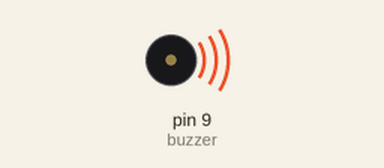
This sketch was run on a simulated Arduino Uno, built with avr-gcc and run on an emulated ATmega328P. Parts: buzzer (waves = sounding).

Above: at 0.5 s.
At 5.7 s:
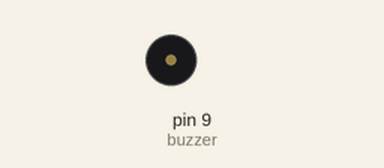
Timing chart, 0 to 6.9 s (numbered marks = the images above):
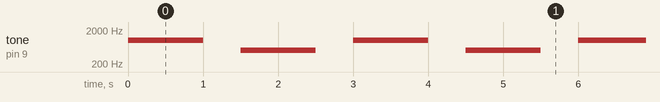

The sketch:

passive_buzzer.ino
```cpp
int buzzer = 9; // passive buzzer pin

void setup() {
}

void loop() {
  tone(buzzer, 1000); // 1000 Hz
  delay(1000);
  noTone(buzzer);     // turn off
  delay(500);

  tone(buzzer, 500);  // 500 Hz
  delay(1000);
  noTone(buzzer);
  delay(500);
}
```

Measured:
- by itself, tone on pin 9 (buzzer): repeats every 3.0 s: silent 0.50 s, 500 Hz 1.0 s, silent 0.50 s, 1000 Hz 1.0 s
